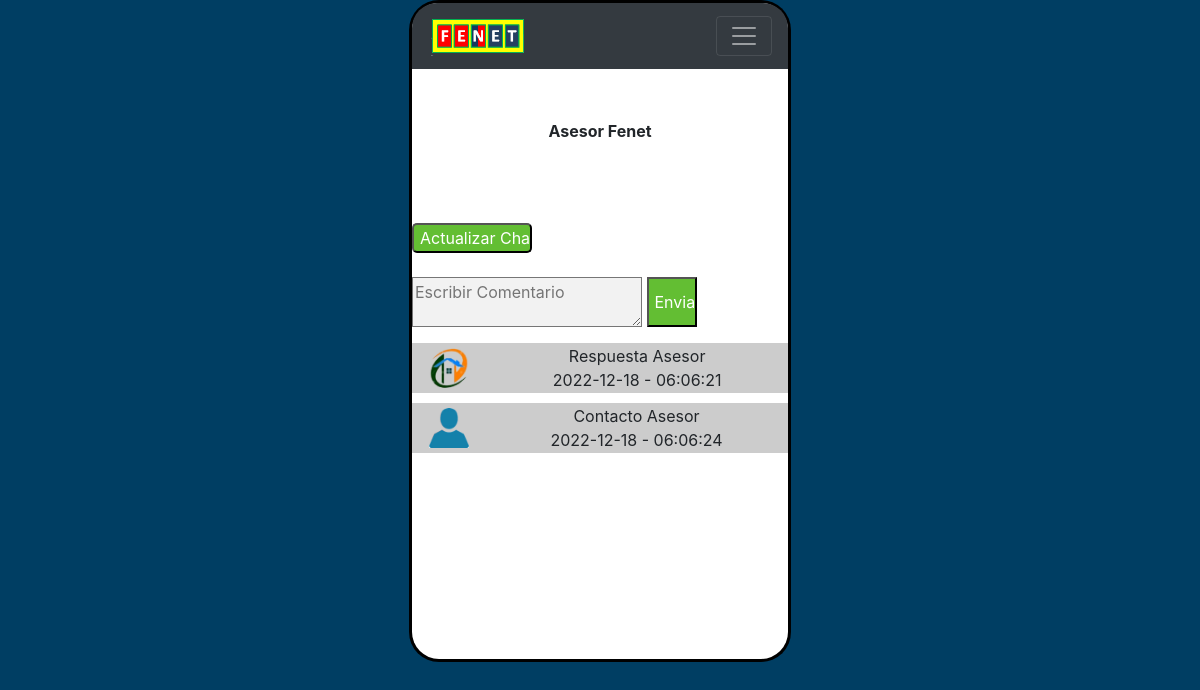
Page /es/app/asesor.php (signed in) on the committed database.
### tables this page shows
CREATE TABLE `asesorchat` (
  `id` int(11) NOT NULL,
  `cliente` varchar(100) NOT NULL,
  `contenido` text NOT NULL,
  `fecha` date NOT NULL,
  `hora` time NOT NULL,
  `ciudad` varchar(100) NOT NULL,
  `estado` varchar(100) NOT NULL,
  `pais` varchar(100) NOT NULL,
  `tipoUsuario` varchar(100) NOT NULL
);

### es/app/asesor.php (the view, shortened to what this page needs)
<?php
  if ($_SESSION['login'])
    {
      include ("cnx.php");
?>
<!doctype html>
<html lang="en">
  <head>
    <link rel="stylesheet" href="https://maxcdn.bootstrapcdn.com/bootstrap/4.0.0-beta.3/css/bootstrap.min.css">
    <link rel="stylesheet" type="text/css" href="css/style.css">
    <link rel="stylesheet" type="text/css" media="all" href="css/mediastyle.css">
  </head>
 <body style=" background-color: #003e63;">
<header>
<?php
    include ("menu.php");
?>
</header>
<section>
  <div style="padding-top: 50px"></div>
    <p style="width: 100%; text-align: center; margin-bottom: 80px;"><b>Asesor Fenet</b></p>
<form action="#" method="post">
  <input type='submit' value='Actualizar Chat' name="actualizar" style="background-color:#63be33; color: white; height: 30px; width: 120px; border-radius: 5px;" />
</form>
<br>
<form action="#" method="post">
              <textarea name="contenido" id="textarea1" placeholder="Escribir Comentario" style="width: 230px; height: 50px; background-color: #f2f2f2;"></textarea>
              <input class="btm_abrirTicket" type="submit" name="seguir" value="Enviar"
              style=" background-color:#63be33; color: white; width: 50px; height: 50px; top: 10px; vertical-align: top; cursor: pointer;" />
</form>
<?php
$ssql = "SELECT * FROM asesorchat WHERE cliente='$email' ";
          $rs = mysql_query($ssql,$conexion);
          if (mysql_num_rows($rs)>0)
          {
            $consulta = "SELECT * FROM asesorchat WHERE cliente='$email' order by id desc;;";
            $hacerconsulta=mysql_query ($consulta,$conexion);
              $reg = mysql_fetch_array($hacerconsulta,MYSQL_BOTH);
              while ($reg)
              {
                      echo "<table border='0' bordercolor='blue' align='center' width='100%'>";
                      echo "<tr>";
                      echo "<td align='center' bgcolor='white' style='height:10px;'><font color='black'></font></td>";
                      echo "<td align='center' bgcolor='white'style='height:10px;'><font color='black'></td>";
                      echo "</tr>";
                      echo "<tr>";
                         if ($reg[8]=="cliente")
                      {
                        echo "<td align='center' class='dark' bgcolor='#ccc'><img src='img/user.png' width='40px' height='40px'></td>";
                      }
                      else
                      {
                        echo "<td align='center' class='dark' bgcolor='#ccc'><img src='img/home.png' width='40px' height='40px'></td>";
                      }
                      echo "<td class='dark' align='center' style='border: inset 0pt' bgcolor='#ccc'>
                      <div> ".$reg[2]."</div>
                      <div> ".$reg[3]." -  ".$reg[4]." </div>
                      </td>";
              $reg = mysql_fetch_array($hacerconsulta,MYSQL_BOTH);
              echo "</tr>";
              }
              echo "</table>";
          }else
          {
            echo "<br><br>";
            echo "Conversa con nuestros asesores";
                      }
?>
<br>
<br>
</section>
  </body>
</html>
<?php
}else{
  header("location:index.php");
}
?>

### es/app/asesor.php (style rules this page uses)
header { width: 382px; height:auto; background-color: white; margin: 0 auto; border-top-right-radius:30px; border-top-left-radius:30px; border-top:3px solid black; border-right:3px solid black; border-left:3px solid black; }
section { width: 382px; min-height: 593px; background-color: white; margin: 0 auto; border-bottom-left-radius:30px; border-bottom-right-radius:30px; border-right:3px solid black; border-left:3px solid black; border-bottom: 3px solid black; }

### rows in the picture
asesorchat: contenido "Respuesta Asesor", fecha "2022-12-18", hora "06:06:21"
asesorchat: contenido "Contacto Asesor", fecha "2022-12-18", hora "06:06:24"
